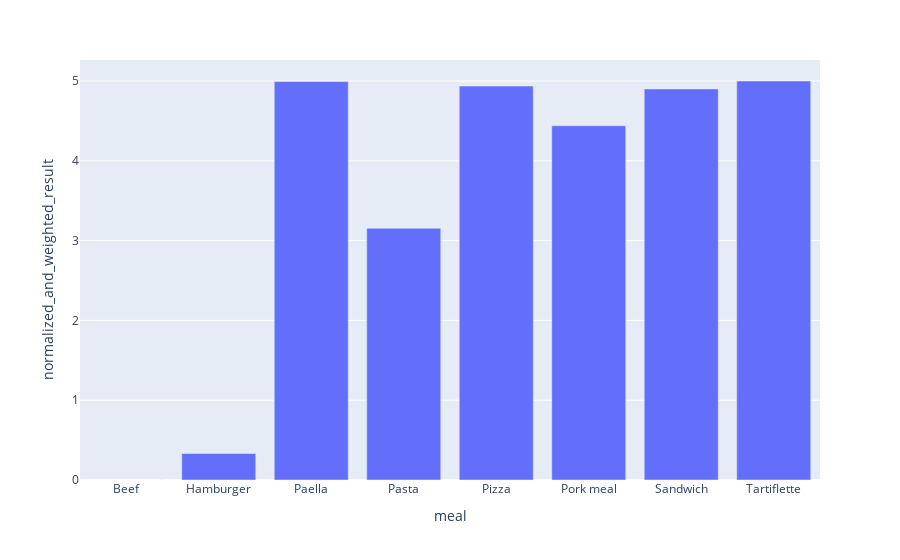

The notebook cell this image was saved under:
### Markdown cell above
Normalisation to have scores in the range (0,1,2,3,4,5):

### Code cell
max_score = single_scores.normalized_and_weighted_result.max()
min_score = single_scores.normalized_and_weighted_result.min()
#print( single_scores, max_score, min_score)

scores_5 = single_scores
scaled_score =  5* abs(single_scores.normalized_and_weighted_result - max_score)/abs(min_score-max_score)
scores_5.normalized_and_weighted_result = scaled_score

fig = px.bar(scores_5, x = single_scores.index, y = single_scores.normalized_and_weighted_result)
fig.show()

### Figure 1 — Plotly figure (JSON) as saved in the notebook; plotly's stock layout.template omitted (floating-point values rounded to 4 significant figures)
{"data": [{"alignmentgroup": "True", "hovertemplate": "meal=%{x}<br>normalized_and_weighted_result=%{y}<extra></extra>", "legendgroup": "", "marker": {"color": "#636efa"}, "name": "", "offsetgroup": "", "orientation": "v", "showlegend": false, "textposition": "auto", "type": "bar", "x": ["Beef", "Hamburger", "Paella", "Pasta", "Pizza", "Pork meal", "Sandwich", "Tartiflette"], "xaxis": "x", "y": [0, 0.3319, 4.992, 3.154, 4.936, 4.439, 4.9, 5], "yaxis": "y"}], "layout": {"barmode": "relative", "legend": {"tracegroupgap": 0}, "margin": {"t": 60}, "xaxis": {"anchor": "y", "domain": [0, 1], "title": {"text": "meal"}}, "yaxis": {"anchor": "x", "domain": [0, 1], "title": {"text": "normalized_and_weighted_result"}}}}
